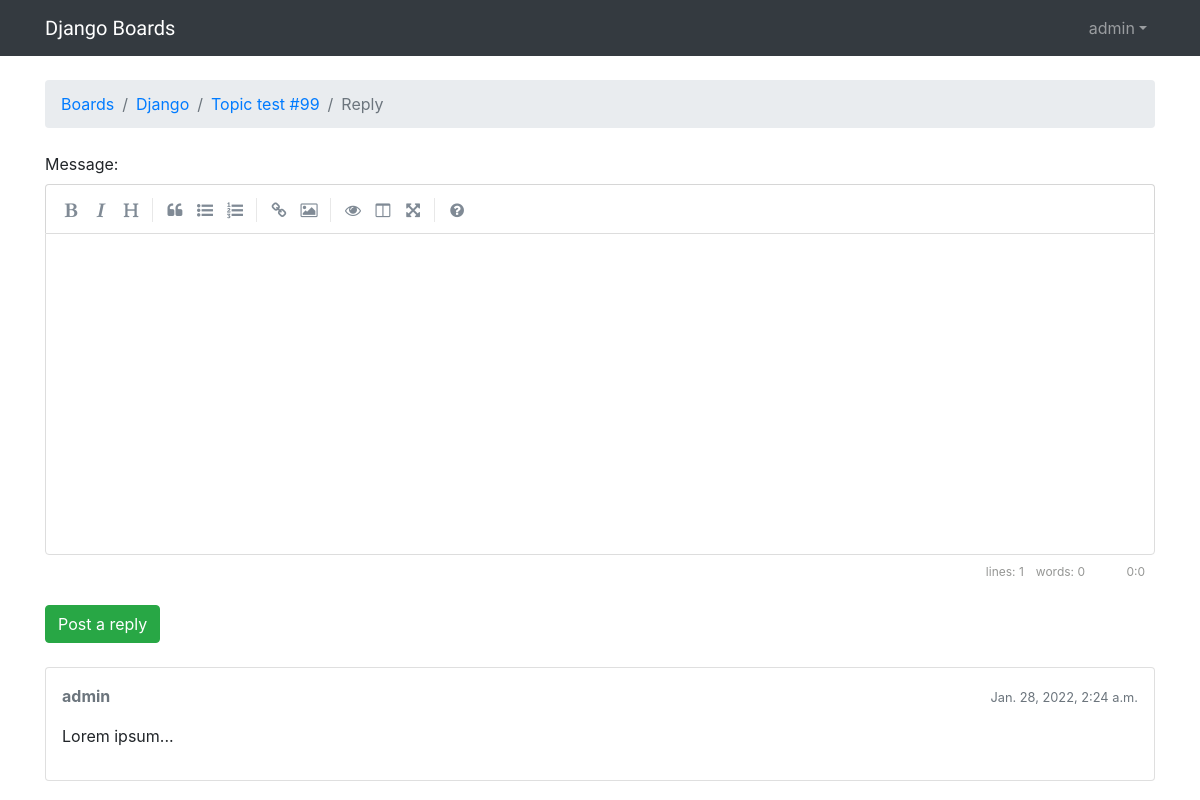
The app's page /board/1/topics/105/reply/ (signed in), older data.
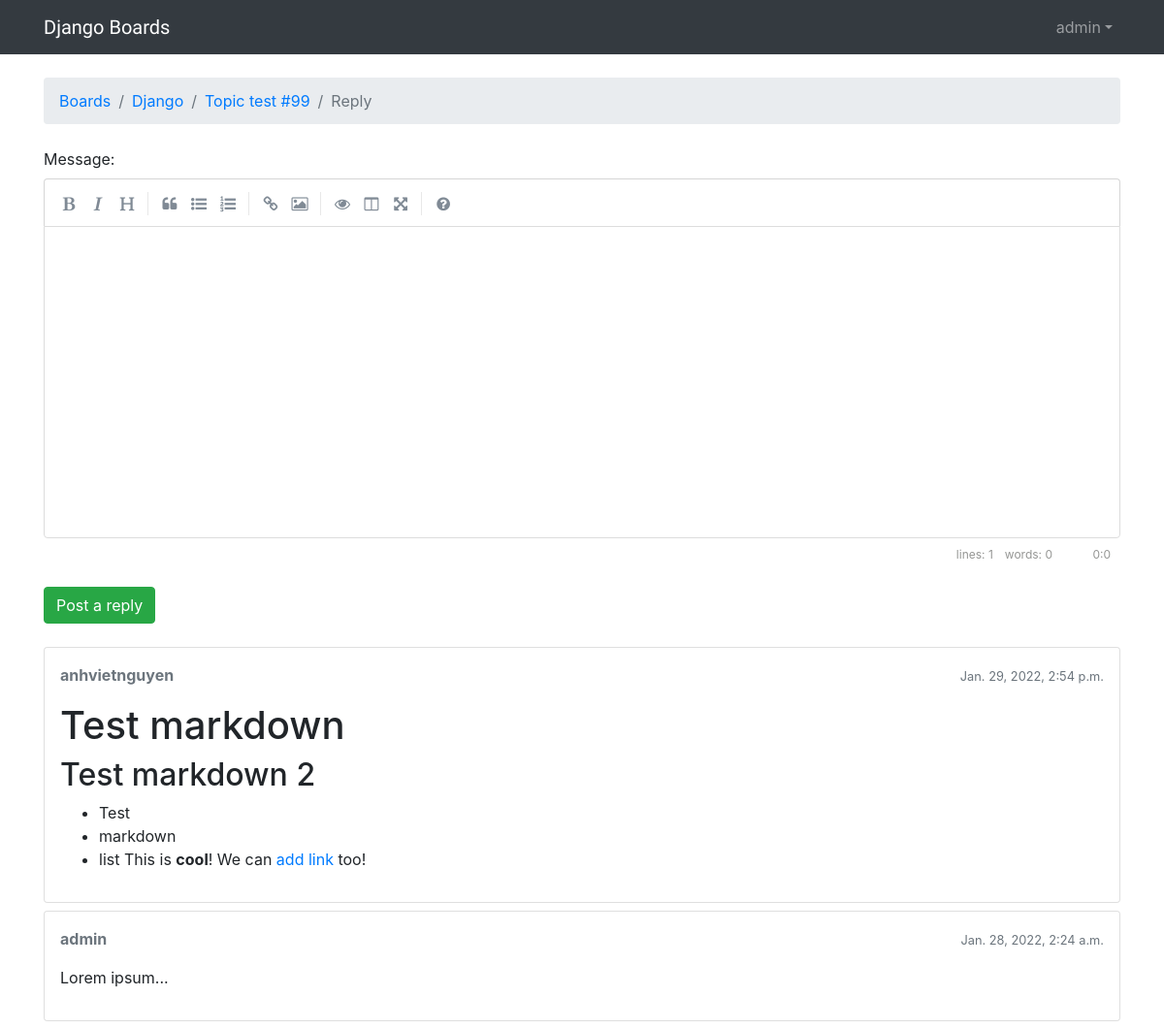
The same page, newer data.
### boards/models.py (models this page shows, shortened)
class Post(models.Model):
    message = models.TextField(max_length=4000)
    topic = models.ForeignKey(Topic, related_name='posts', on_delete=models.CASCADE)
    created_at = models.DateTimeField(auto_now_add=True)
    updated_at = models.DateTimeField(null=True)
    created_by = models.ForeignKey(User, related_name='posts', on_delete=models.CASCADE)
    updated_by = models.ForeignKey(User, null=True, related_name='+', on_delete=models.CASCADE)
    def get_message_as_markdown(self):
        return mark_safe(markdown(self.message, safe_mode='escape'))

### boards/views.py (the view)
# urls.py: path('board/<int:pk>/topics/<int:topic_pk>/reply/', views.reply_topic, name='reply_topic'),
@login_required
def reply_topic(request, pk, topic_pk):
    topic = get_object_or_404(Topic, board__pk=pk, pk=topic_pk)
    if request.method == 'POST':
        form = PostForm(request.POST)
        if form.is_valid():
            post = form.save(commit=False)
            post.topic = topic
            post.created_by = request.user
            post.save()
            topic.last_update = timezone.now()
            topic.save()
            topic_url = reverse('topic_posts', kwargs={'pk': pk, 'topic_pk': topic_pk})
            topic_post_url = '{url}?page={page}#{id}'.format(
                url=topic_url,
                id=post.pk,
                page=topic.get_page_count()
            )
            return redirect(topic_post_url)
    else:
        form = PostForm()
    return render(request, 'reply_topic.html', {'topic': topic, 'form': form})

### boards/models.py (called while the page is built)
    def get_last_ten_posts(self):
        return self.posts.order_by('-created_at')[:10]

### boards/templatetags/form_tags.py (called while the page is built)
@register.filter
def input_class(bound_field):
    css_class = ''
    if bound_field.form.is_bound:
        if bound_field.errors:
            css_class = 'is-invalid'
        elif field_type(bound_field) != "PasswordInput":
            css_class = 'is-valid'
    return 'form-control {}'.format(css_class)

### templates/reply_topic.html (shortened to what this page needs)
{% extends 'base.html' %}
{% load static %}
{% block stylesheet %}
    <link rel="stylesheet" href="{% static 'css/simplemde.min.css' %}">
{% endblock %}
{% block breadcrumb %}
    <li class="breadcrumb-item"><a href="{% url 'home' %}">Boards</a></li>
    <li class="breadcrumb-item"><a href="{% url 'board_topics' topic.board.pk %}">{{ topic.board.name }}</a></li>
    <li class="breadcrumb-item"><a href="{% url 'topic_posts' topic.board.pk topic.pk %}">{{ topic.subject }}</a></li>
    <li class="breadcrumb-item active">Reply</li>
{% endblock %}
{% block content %}
    <form method="post" class="mb-4" novalidate>
        {% include 'includes/form.html' %}
        <button type="submit" class="btn btn-success">Post a reply</button>
    </form>
    {% for post in topic.get_last_ten_posts %}
        <div class="card mb-2">
            <div class="card-body p-3">
                <div class="row mb-3">
                    <div class="col-6">
                        <strong class="text-muted">{{ post.created_by.username }}</strong>
                    </div>
                    <div class="col-6 text-right">
                        <small class="text-muted">{{ post.created_at }}</small>
                    </div>
                </div>
                {{ post.get_message_as_markdown }}
            </div>
        </div>
    {% endfor %}
{% endblock %}

Row changes from the older to the newer data that the page shows:
added Post: created_by.username "anhvietnguyen", created_at "Jan. 29, 2022, 2:54 p.m.", get_message_as_markdown "Test markdown Test markdown 2 Test markdown list This is cool ! We can add link too!"
